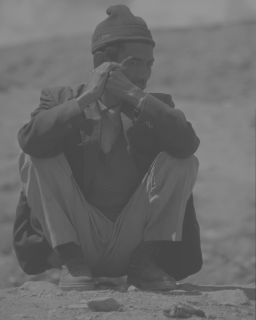
#> input picture Python/Przetwarzanie obrazów/k/kierowca.png, 256 x 320 px
$ python lab02.py
#> lines starting #> are read from the running program, lines starting #| are printed output that depends on the picture
import numpy as np
import matplotlib.pyplot as plot
import matplotlib.image as image

obraz=image.imread('kierowca.png')
#> obraz is the input picture: shape (320, 256, 3) float32; min 0.275, max 0.588, mean 0.416
obraz=obraz[:,:,0]
#> obraz: shape (320, 256) float32
obraz = obraz*255;
obraz=obraz.astype(int);


def histogram (obraz,ile):
#> called with ile = 256
    M=obraz.shape[0]
#> M = 320
    N=obraz.shape[1]
#> N = 256
    H=np.zeros(256);

    for i in range (0,M):
        for j in range (0,N):
            H[obraz[i][j]] +=1;

    przedzialy = np.zeros(ile);
    rozm = np.arange(ile);

    for i in range (0,256):
        n = int( i%ile);
        przedzialy[n] += H[i];

    plot.plot(rozm,przedzialy,'g');
    plot.show();
#> figure, not shown here; curve peaks at x = 123, y = 2304
    return przedzialy;


    #
#print(obraz);
def rozciaganie (obrazek):
    M=obrazek.shape[0]
#> M = 320
    N=obrazek.shape[1]
#> N = 256
    x1 = np.min(obrazek)
#> x1 = 70
    x2 = np.max(obrazek)
#> x2 = 150
    wektor = np.zeros((M,N))
    for i in range (0,M):
        for j in range (0,N):
          wektor[i,j]=((obrazek[i,j] - x1)/(x2-x1))
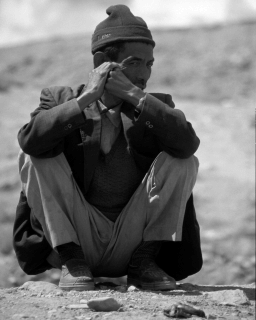
#> wektor: shape (320, 256) float64; min 0, max 1, mean 0.452


    wektor = wektor*255;
    wektor=wektor.astype(int);
    return wektor;


    #

plot.imshow(obraz,cmap='gray')
plot.show();
histogram(obraz,256);

rozobr=rozciaganie(obraz);
plot.imshow(rozobr,cmap='gray')
plot.show();
histogram(rozobr,256);

print('Potegowanie');
powobr = np.power(obraz,2)*0.01;
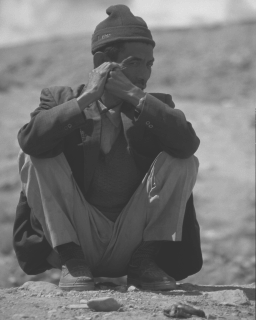
#> powobr: shape (320, 256) float64; min 49, max 225, mean 117.9
powobr[powobr>255]=255;
powobr=powobr.astype(int);
plot.imshow(powobr,cmap='gray')
plot.show();
histogram(powobr,256);

print('Pierwiastkowanie');
sqrobr = np.sqrt(obraz);
sqrobr[sqrobr>255]=255;
sqrobr=sqrobr.astype(int);
#> sqrobr: shape (320, 256) int64; 5 distinct labels, from 8 to 12
plot.imshow(sqrobr,cmap='gray')
plot.show();
#sqrobr=rozciaganie(sqrobr)
histogram(sqrobr,256);

print('Logarytmowanie');
logobr = 5*np.log(obraz);
logobr[logobr>255]=255;
logobr[logobr<0]=0;
logobr=logobr.astype(int);
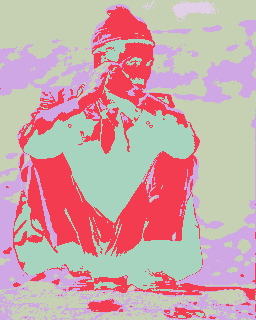
#> logobr: shape (320, 256) int64; 5 distinct labels, from 21 to 25; one colour per label, 0 black
plot.imshow(logobr,cmap='gray')
plot.show();
histogram(logobr,256);


print('E');
eobr = np.power(np.e,obraz)*0.00000000000000000000000000000001;
eobr[eobr>255]=255;
eobr[eobr<0]=0;
eobr=eobr.astype(int);
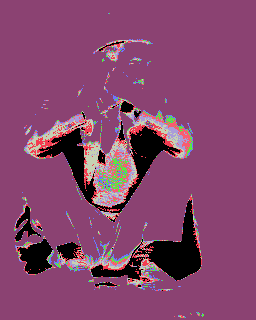
#> eobr: shape (320, 256) int64; 8 distinct labels, from 0 to 255; one colour per label, 0 black
plot.imshow(eobr,cmap='gray')
plot.show();
histogram(eobr,256);
#> in histogram (call 6), `plot.show();`:
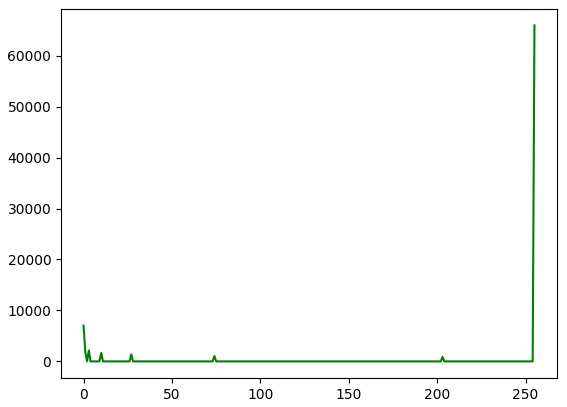
#> figure drawn by matplotlib, 1 panel; curve peaks at x = 255, y = 65933

print("Wyrownywanie")
#wyrobr=obraz[:,:];
wyrobr=image.imread('kierowca.png')
wyrobr=wyrobr[:,:,0]
wyrobr = wyrobr*255;
wyrobr=wyrobr.astype(int);
x = np.arange(256)
# zwykly histogram
hist = histogram(wyrobr,256)
#> hist = 256 values, max 2304 at index 123, min 0 at index 0, mean 320
# dystrybuanta
d = np.cumsum(hist) #zwraca laczna sume elementow wzdluz danej osi
#> d = 256 values from 0 to 81920
dfmin = d[d>0][0]
#> dfmin = 1157
M = wyrobr.shape[0]
#> M = 320
N = wyrobr.shape[1]
#> N = 256
h = np.round(((d - dfmin) / ((M*N) - 1)) * (256 - 1))
#> h = 256 values from -4 to 251

h=h.astype(int);
wyrobr = h[wyrobr]
hist = histogram(wyrobr,256)
#> in histogram (call 8), `plot.show();`:
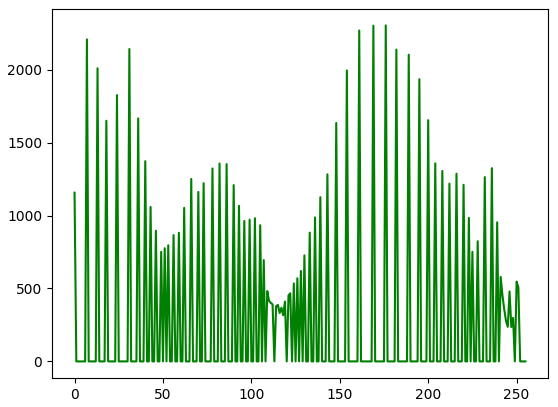
#> figure drawn by matplotlib, 1 panel; curve peaks at x = 176, y = 2304
#> hist = 256 values, max 2304 at index 176, min 0 at index 1, mean 320

plot.plot(x, hist)
plot.plot(x, h)
plot.show();
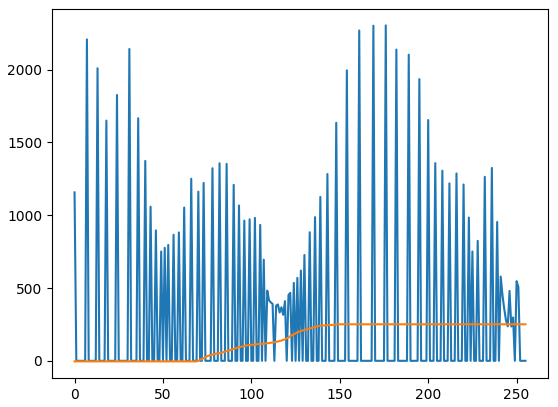
#> figure drawn by matplotlib, 1 panel; curve peaks at x = 176, y = 2304; curve peaks at x = 149, y = 251
plot.imshow(wyrobr,cmap='gray')
plot.show()
